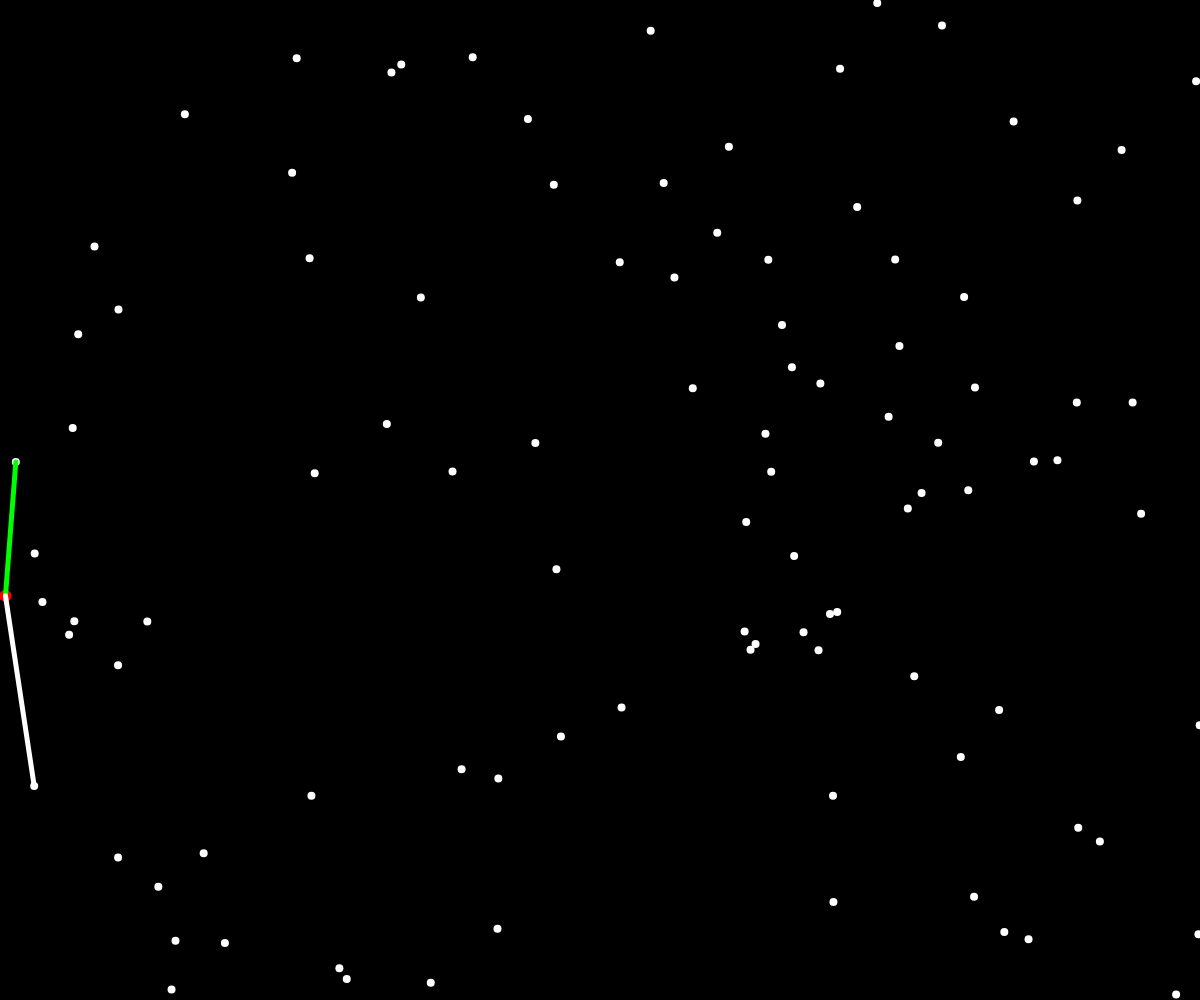
Frame 1 (no input)
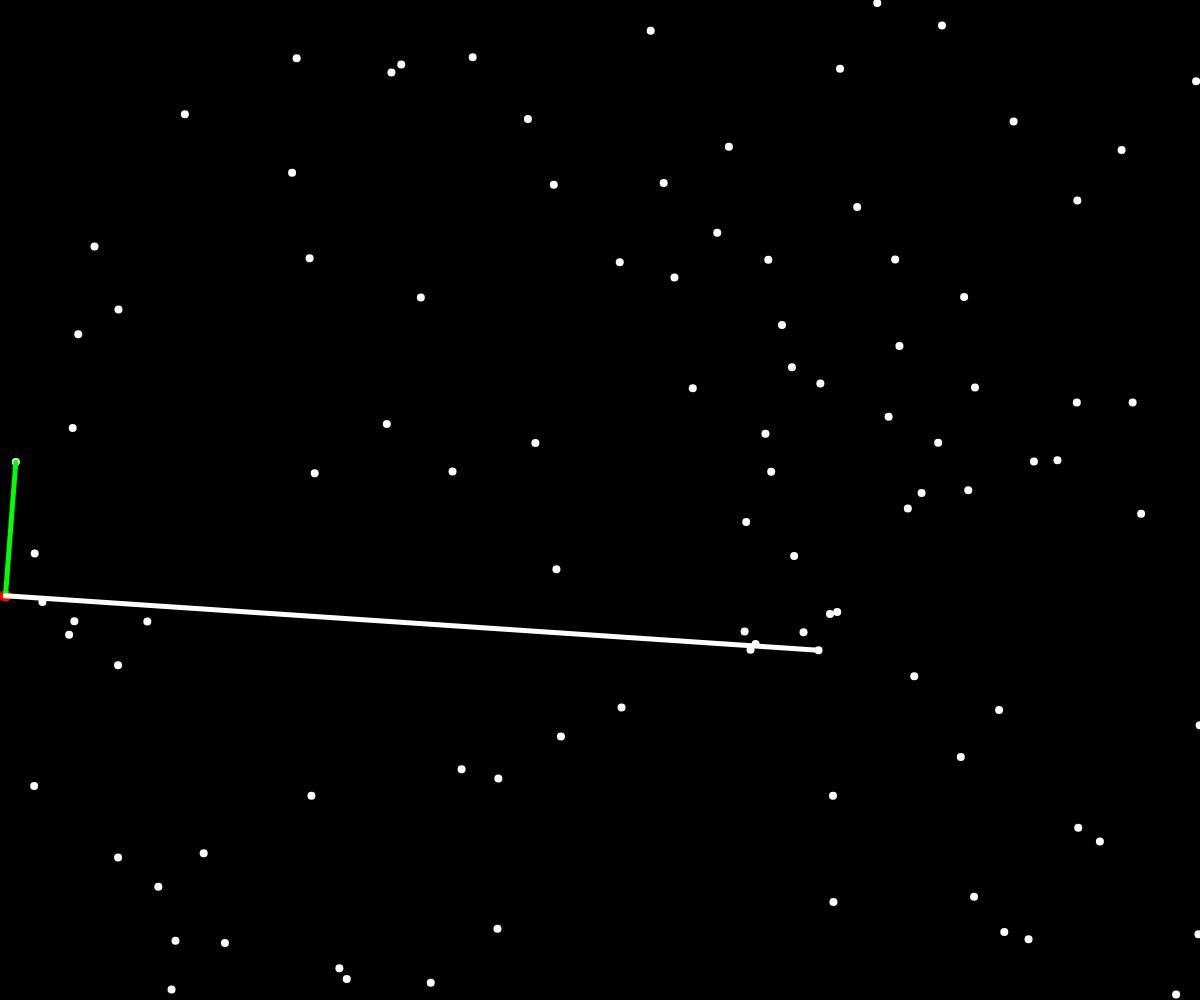
Frame 60 (no input)
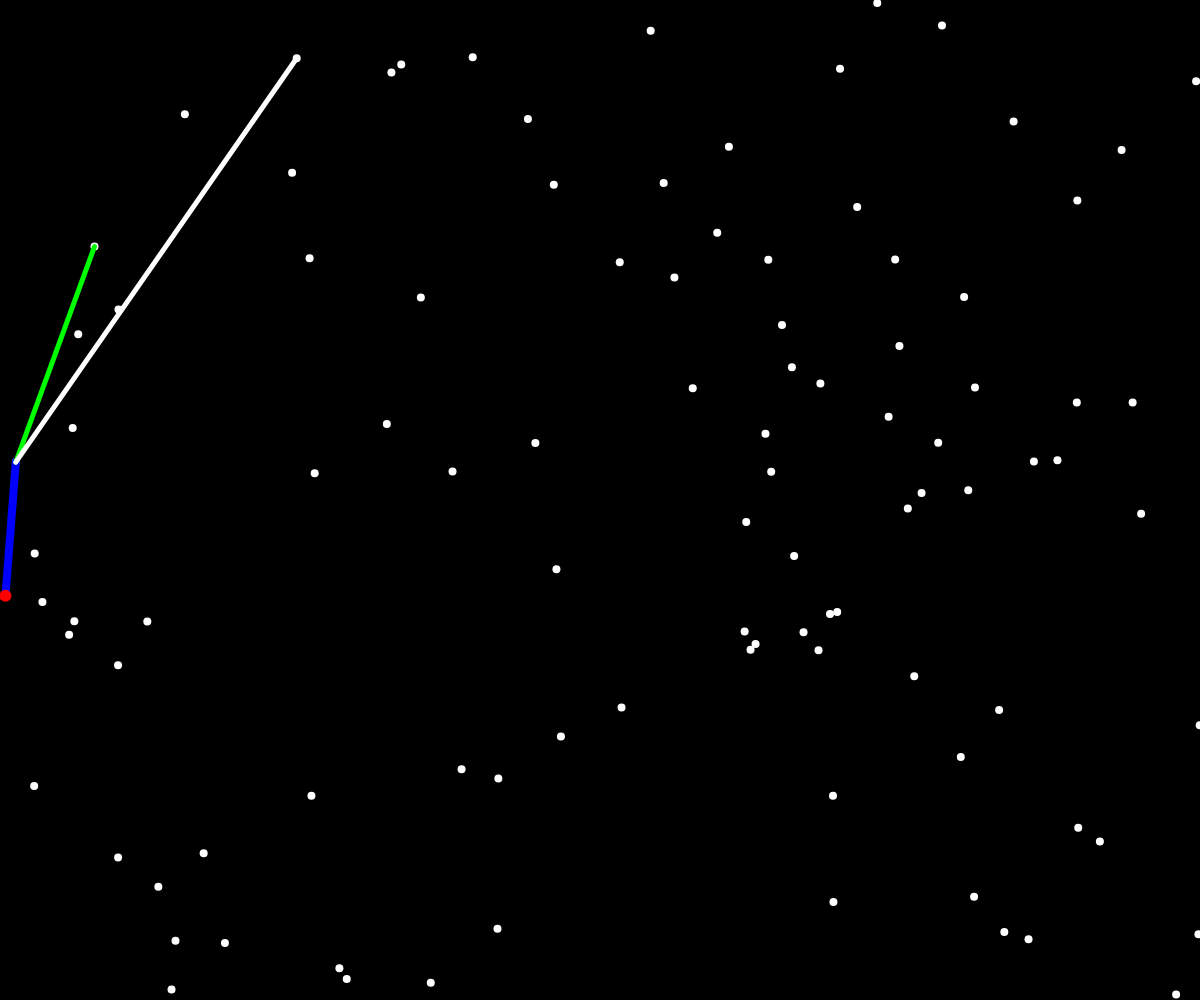
Frame 120 (the mouse pressed at the canvas centre since frame 60)

The p5.js sketch that drew these frames (run headless with seeded random() and noise() and a simulated clock; from frame 60 on, the mouse is pressed at the canvas centre):

// p5.js sketch
// ── sketch.js
const points = []
const hull = []

let leftMost;
let currentVertex;
let nextVertex;
let index = 0;



function setup() {

    frameRate(50)

    createCanvas(windowWidth, windowHeight);
    background(0, 0, 0)
    for (let i = 0; i < 100; i++) {
        points.push(createVector(random(windowWidth), random(windowHeight)))
    }

    points.sort((a, b) => a.x - b.x)
    leftMost = points[0]
    currentVertex = leftMost
    hull.push(currentVertex);
    nextVertex = points[1]
    index = 2
}

function draw() {
    background(0);

    stroke(255);
    strokeWeight(8);

    for (let p of points) {
        point(p.x, p.y)
    }

    stroke(0, 0, 255);
    fill(0, 0, 255, 50);
    beginShape();
    for (let p of hull) {
        vertex(p.x, p.y);
    }
    endShape();

    stroke(255, 0, 0)
    strokeWeight(12)
    point(leftMost.x, leftMost.y)

    stroke(0, 255, 0)
    strokeWeight(5)
    line(currentVertex.x, currentVertex.y, nextVertex.x, nextVertex.y)

    const checking = points[index];

    stroke(255)
    strokeWeight(5)
    line(currentVertex.x, currentVertex.y, checking.x, checking.y)

    const a = p5.Vector.sub(nextVertex, currentVertex);
    const b = p5.Vector.sub(checking, currentVertex);
    const cross = a.cross(b);

    if (cross.z < 0) {
        nextVertex = checking
    }

    index += 1

    if (index == points.length) {
        if (nextVertex == leftMost) {
            console.log('done');
            noLoop();
        } else {
            hull.push(nextVertex);
            currentVertex = nextVertex;
            index = 0;
            nextVertex = leftMost;
        }
    }
}
